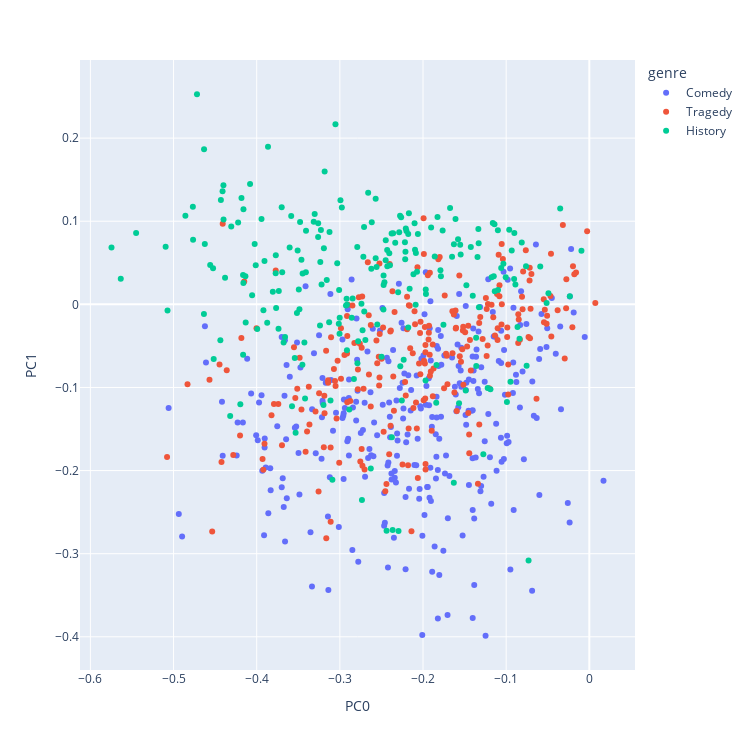

Write notebook code for a chart like this one.
### Code cell
px.scatter(DCM.reset_index(), x='PC0', y='PC1', color='genre', hover_name='title_id',
          width=750, height=750)

### Figure 1 — Plotly figure (JSON) as saved in the notebook; plotly's stock layout.template omitted (floating-point values rounded to 4 significant figures; data arrays with more than 128 entries replaced by an {"elided": "..."} marker saying what was removed)
{"data": [{"hovertemplate": "<b>%{hovertext}</b><br><br>genre=Comedy<br>PC0=%{x}<br>PC1=%{y}<extra></extra>", "hovertext": {"elided": "299 str values"}, "legendgroup": "Comedy", "marker": {"color": "#636efa", "symbol": "circle"}, "mode": "markers", "name": "Comedy", "orientation": "v", "showlegend": true, "type": "scatter", "x": {"elided": "299 float values"}, "xaxis": "x", "y": {"elided": "299 float values"}, "yaxis": "y"}, {"hovertemplate": "<b>%{hovertext}</b><br><br>genre=Tragedy<br>PC0=%{x}<br>PC1=%{y}<extra></extra>", "hovertext": {"elided": "235 str values"}, "legendgroup": "Tragedy", "marker": {"color": "#EF553B", "symbol": "circle"}, "mode": "markers", "name": "Tragedy", "orientation": "v", "showlegend": true, "type": "scatter", "x": {"elided": "235 float values"}, "xaxis": "x", "y": {"elided": "235 float values"}, "yaxis": "y"}, {"hovertemplate": "<b>%{hovertext}</b><br><br>genre=History<br>PC0=%{x}<br>PC1=%{y}<extra></extra>", "hovertext": {"elided": "223 str values"}, "legendgroup": "History", "marker": {"color": "#00cc96", "symbol": "circle"}, "mode": "markers", "name": "History", "orientation": "v", "showlegend": true, "type": "scatter", "x": {"elided": "223 float values"}, "xaxis": "x", "y": {"elided": "223 float values"}, "yaxis": "y"}], "layout": {"height": 750, "legend": {"title": {"text": "genre"}, "tracegroupgap": 0}, "margin": {"t": 60}, "width": 750, "xaxis": {"anchor": "y", "autorange": true, "domain": [0, 1], "range": [-0.6125, 0.05495], "title": {"text": "PC0"}, "type": "linear"}, "yaxis": {"anchor": "x", "autorange": true, "domain": [0, 1], "range": [-0.4399, 0.294], "title": {"text": "PC1"}, "type": "linear"}}}
